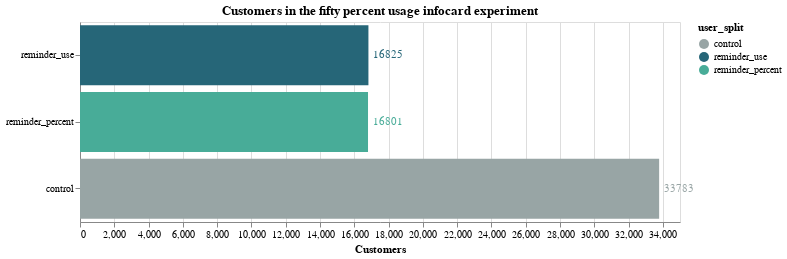

Notebook code cell kept with this figure:
### Code cell
# build chart
chart = (
    alt.Chart(fifty_perc_sample_df)
    .mark_bar()
    .encode(
        x=alt.X("n_users:Q", title="Customers"),
        y=alt.Y("user_split:N", title=None, sort="-y"),
        color=alt.Color(
            "user_split:N",
            scale=color_scale_2,
        ),
    )
    .properties(
        width=600,
        height=200,
        title="Customers in the fifty percent usage infocard experiment",
    )
)

text = chart.mark_text(
    align="center",
    baseline="middle",
    # Nudges text to right so it doesn't appear on top of the bar
    dx=20,
).encode(text="n_users:Q")

chart + text

### Figure 1 — Vega-Lite specification as saved in the notebook (floating-point values rounded to 4 significant figures)
{"config": {"view": {"continuousWidth": 400, "continuousHeight": 300}}, "layer": [{"mark": "bar", "encoding": {"color": {"type": "nominal", "field": "user_split", "scale": {"domain": ["control", "reminder_use", "reminder_percent"], "range": ["#98A5A5", "#266678", "#48AC98"]}}, "x": {"type": "quantitative", "field": "n_users", "title": "Customers"}, "y": {"type": "nominal", "field": "user_split", "sort": "-y", "title": null}}, "height": 200, "title": "Customers in the fifty percent usage infocard experiment", "width": 600}, {"mark": {"type": "text", "align": "center", "baseline": "middle", "dx": 20}, "encoding": {"color": {"type": "nominal", "field": "user_split", "scale": {"domain": ["control", "reminder_use", "reminder_percent"], "range": ["#98A5A5", "#266678", "#48AC98"]}}, "text": {"type": "quantitative", "field": "n_users"}, "x": {"type": "quantitative", "field": "n_users", "title": "Customers"}, "y": {"type": "nominal", "field": "user_split", "sort": "-y", "title": null}}, "height": 200, "title": "Customers in the fifty percent usage infocard experiment", "width": 600}], "data": {"name": "data-685cdcf6e34eb53948f0e0efdc2db136"}, "$schema": "https://vega.github.io/schema/vega-lite/v4.8.1.json", "datasets": {"data-685cdcf6e34eb53948f0e0efdc2db136": [{"user_split": "reminder_use", "n_users": 16825}, {"user_split": "reminder_percent", "n_users": 16801}, {"user_split": "control", "n_users": 33783}]}}
